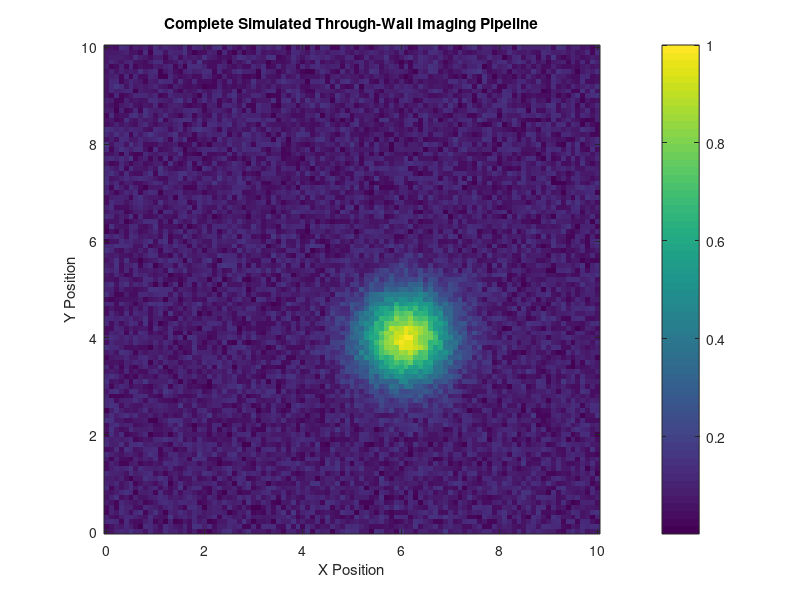

MATLAB code for this plot:
clc
clear
close all

% ==========================================
% 1. Define the area behind the wall
% ==========================================

x = 0:0.1:10;
y = 0:0.1:10;

[X,Y] = meshgrid(x,y);


% ==========================================
% 2. Define the human position
% ==========================================

human_x = 6;
human_y = 4;


% ==========================================
% 3. Simulate the human response
% ==========================================

human_response = exp( ...
    -((X-human_x).^2 + (Y-human_y).^2) / 0.8);


% ==========================================
% 4. Simulate wall attenuation
% ==========================================

wall_factor = 0.7;

after_wall = wall_factor * human_response;


% ==========================================
% 5. Simulate multipath
% ==========================================

path1 = after_wall;

path2 = 0.4 * circshift(after_wall,[2 3]);

path3 = 0.2 * circshift(after_wall,[-3 2]);

multipath_signal = path1 + path2 + path3;


% ==========================================
% 6. Add wall clutter
% ==========================================

wall_clutter = 0.15 * rand(size(X));


% ==========================================
% 7. Add noise
% ==========================================

noise = 0.05 * rand(size(X));


% ==========================================
% 8. Received signal
% ==========================================

received_signal = multipath_signal ...
    + wall_clutter ...
    + noise;


% ==========================================
% 9. Normalize the result
% ==========================================

twi_image = received_signal / max(received_signal(:));


% ==========================================
% 10. Display final TWI result
% ==========================================

figure

imagesc(x,y,twi_image)

xlabel('X Position')
ylabel('Y Position')

title('Complete Simulated Through-Wall Imaging Pipeline')

colorbar
axis xy
